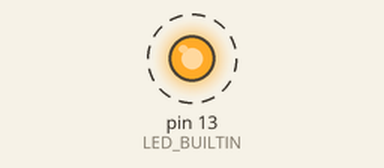
A sketch run on a simulated Arduino Uno, built with avr-gcc and run on an emulated ATmega328P. Shown: output pins drawn as LEDs (lit = HIGH). Dashed ring = blinking.

Above: at 0.1 s.
Timing chart, 0 to 3.0 s (numbered marks = the images above):
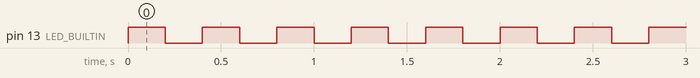

Measured:
- by itself, pin 13 (LED_BUILTIN): alternates HIGH for 0.20 s and LOW for 0.20 s

The sketch:

arduino3_led.ino
```cpp
int tempo = 200;

void setup()
{
  pinMode(LED_BUILTIN, OUTPUT);
}

void loop()
{
  digitalWrite(LED_BUILTIN, HIGH);
  delay(tempo); // Wait for 1000 millisecond(s)
  digitalWrite(LED_BUILTIN, LOW);
  delay(tempo); // Wait for 1000 millisecond(s)
}
```
